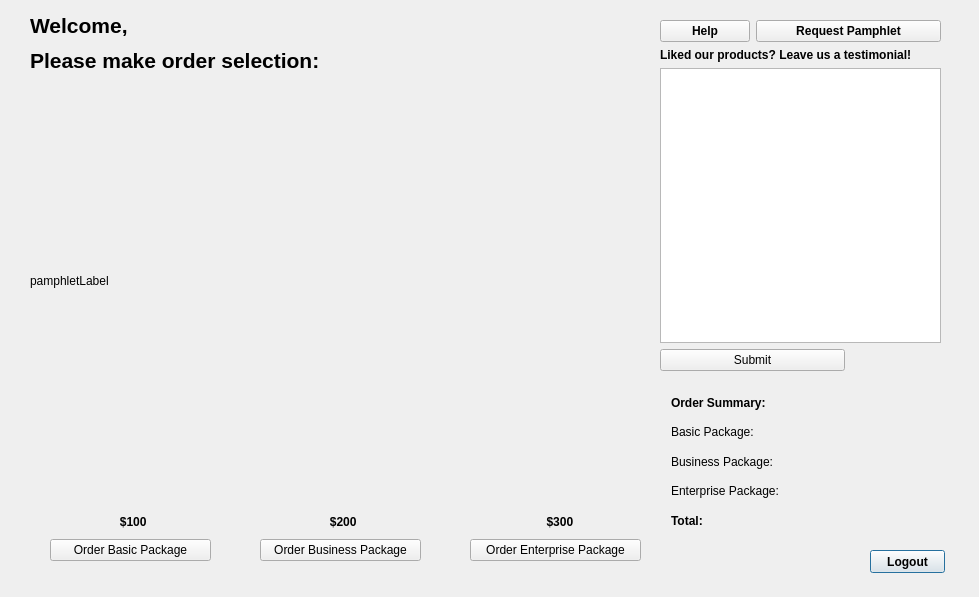
<?xml version="1.0" encoding="UTF-8"?>
<ui version="4.0">
 <class>CustomerWindow</class>
 <widget class="QDialog" name="CustomerWindow">
  <property name="geometry">
   <rect>
    <x>0</x>
    <y>0</y>
    <width>979</width>
    <height>597</height>
   </rect>
  </property>
  <property name="windowTitle">
   <string>Dialog</string>
  </property>
  <widget class="QLabel" name="label_4">
   <property name="geometry">
    <rect>
     <x>30</x>
     <y>30</y>
     <width>311</width>
     <height>61</height>
    </rect>
   </property>
   <property name="font">
    <font>
     <pointsize>16</pointsize>
     <weight>75</weight>
     <bold>true</bold>
    </font>
   </property>
   <property name="text">
    <string>Please make order selection:</string>
   </property>
  </widget>
  <widget class="QLabel" name="pamphletLabel">
   <property name="geometry">
    <rect>
     <x>30</x>
     <y>80</y>
     <width>612</width>
     <height>401</height>
    </rect>
   </property>
   <property name="maximumSize">
    <size>
     <width>792</width>
     <height>612</height>
    </size>
   </property>
   <property name="text">
    <string>pamphletLabel</string>
   </property>
   <property name="scaledContents">
    <bool>true</bool>
   </property>
  </widget>
  <widget class="QPushButton" name="logoutButton">
   <property name="geometry">
    <rect>
     <x>870</x>
     <y>550</y>
     <width>75</width>
     <height>23</height>
    </rect>
   </property>
   <property name="font">
    <font>
     <weight>75</weight>
     <bold>true</bold>
    </font>
   </property>
   <property name="text">
    <string>Logout</string>
   </property>
  </widget>
  <widget class="QWidget" name="layoutWidget">
   <property name="geometry">
    <rect>
     <x>260</x>
     <y>510</y>
     <width>161</width>
     <height>51</height>
    </rect>
   </property>
   <layout class="QVBoxLayout" name="verticalLayout">
    <item>
     <widget class="QLabel" name="label">
      <property name="font">
       <font>
        <weight>75</weight>
        <bold>true</bold>
       </font>
      </property>
      <property name="text">
       <string>                     $200</string>
      </property>
     </widget>
    </item>
    <item>
     <widget class="QPushButton" name="businessButton">
      <property name="text">
       <string>Order Business Package</string>
      </property>
     </widget>
    </item>
   </layout>
  </widget>
  <widget class="QWidget" name="layoutWidget">
   <property name="geometry">
    <rect>
     <x>50</x>
     <y>510</y>
     <width>161</width>
     <height>51</height>
    </rect>
   </property>
   <layout class="QVBoxLayout" name="verticalLayout_2">
    <item>
     <widget class="QLabel" name="label_2">
      <property name="font">
       <font>
        <weight>75</weight>
        <bold>true</bold>
       </font>
      </property>
      <property name="text">
       <string>                     $100</string>
      </property>
     </widget>
    </item>
    <item>
     <widget class="QPushButton" name="basicButton">
      <property name="text">
       <string>Order Basic Package</string>
      </property>
     </widget>
    </item>
   </layout>
  </widget>
  <widget class="QWidget" name="layoutWidget">
   <property name="geometry">
    <rect>
     <x>470</x>
     <y>510</y>
     <width>171</width>
     <height>51</height>
    </rect>
   </property>
   <layout class="QVBoxLayout" name="verticalLayout_3">
    <item>
     <widget class="QLabel" name="label_3">
      <property name="font">
       <font>
        <weight>75</weight>
        <bold>true</bold>
       </font>
      </property>
      <property name="text">
       <string>                       $300</string>
      </property>
     </widget>
    </item>
    <item>
     <widget class="QPushButton" name="enterpriseButton">
      <property name="text">
       <string>Order Enterprise Package</string>
      </property>
     </widget>
    </item>
   </layout>
  </widget>
  <widget class="QLabel" name="label_11">
   <property name="geometry">
    <rect>
     <x>30</x>
     <y>10</y>
     <width>111</width>
     <height>31</height>
    </rect>
   </property>
   <property name="font">
    <font>
     <pointsize>16</pointsize>
     <weight>75</weight>
     <bold>true</bold>
    </font>
   </property>
   <property name="text">
    <string>Welcome, </string>
   </property>
  </widget>
  <widget class="QLabel" name="customerNameLabel">
   <property name="geometry">
    <rect>
     <x>150</x>
     <y>10</y>
     <width>331</width>
     <height>31</height>
    </rect>
   </property>
   <property name="font">
    <font>
     <pointsize>16</pointsize>
     <weight>75</weight>
     <bold>true</bold>
    </font>
   </property>
   <property name="text">
    <string/>
   </property>
  </widget>
  <widget class="QWidget" name="">
   <property name="geometry">
    <rect>
     <x>660</x>
     <y>20</y>
     <width>281</width>
     <height>351</height>
    </rect>
   </property>
   <layout class="QGridLayout" name="gridLayout_2">
    <item row="0" column="0">
     <widget class="QPushButton" name="pushButton_4">
      <property name="font">
       <font>
        <weight>75</weight>
        <bold>true</bold>
       </font>
      </property>
      <property name="text">
       <string>Help</string>
      </property>
     </widget>
    </item>
    <item row="0" column="1" colspan="2">
     <widget class="QPushButton" name="pushButton_5">
      <property name="font">
       <font>
        <weight>75</weight>
        <bold>true</bold>
       </font>
      </property>
      <property name="text">
       <string>Request Pamphlet</string>
      </property>
     </widget>
    </item>
    <item row="1" column="0" colspan="3">
     <widget class="QLabel" name="label_5">
      <property name="font">
       <font>
        <weight>75</weight>
        <bold>true</bold>
       </font>
      </property>
      <property name="text">
       <string>Liked our products? Leave us a testimonial!</string>
      </property>
     </widget>
    </item>
    <item row="2" column="0" colspan="3">
     <widget class="QTextEdit" name="testimonialText"/>
    </item>
    <item row="3" column="0" colspan="2">
     <widget class="QPushButton" name="submitTestimonyButton">
      <property name="text">
       <string>Submit</string>
      </property>
     </widget>
    </item>
    <item row="3" column="2">
     <widget class="QLabel" name="thanksLabel">
      <property name="text">
       <string/>
      </property>
     </widget>
    </item>
   </layout>
  </widget>
  <widget class="QWidget" name="">
   <property name="geometry">
    <rect>
     <x>671</x>
     <y>391</y>
     <width>231</width>
     <height>141</height>
    </rect>
   </property>
   <layout class="QGridLayout" name="gridLayout">
    <item row="0" column="0">
     <widget class="QLabel" name="label_6">
      <property name="font">
       <font>
        <weight>75</weight>
        <bold>true</bold>
       </font>
      </property>
      <property name="text">
       <string>Order Summary:</string>
      </property>
     </widget>
    </item>
    <item row="1" column="0">
     <widget class="QLabel" name="label_7">
      <property name="text">
       <string>Basic Package:</string>
      </property>
     </widget>
    </item>
    <item row="1" column="1" colspan="2">
     <widget class="QLabel" name="numBasicLabel">
      <property name="text">
       <string/>
      </property>
     </widget>
    </item>
    <item row="2" column="0">
     <widget class="QLabel" name="label_8">
      <property name="text">
       <string>Business Package:</string>
      </property>
     </widget>
    </item>
    <item row="2" column="1" colspan="2">
     <widget class="QLabel" name="numBusinessLabel">
      <property name="text">
       <string/>
      </property>
     </widget>
    </item>
    <item row="3" column="0">
     <widget class="QLabel" name="label_9">
      <property name="text">
       <string>Enterprise Package:</string>
      </property>
     </widget>
    </item>
    <item row="3" column="1" colspan="2">
     <widget class="QLabel" name="numEnterpriseLabel">
      <property name="text">
       <string/>
      </property>
     </widget>
    </item>
    <item row="4" column="0">
     <widget class="QLabel" name="label_10">
      <property name="font">
       <font>
        <weight>75</weight>
        <bold>true</bold>
       </font>
      </property>
      <property name="text">
       <string>Total:</string>
      </property>
     </widget>
    </item>
    <item row="4" column="1" colspan="2">
     <widget class="QLabel" name="totalLabel">
      <property name="text">
       <string/>
      </property>
     </widget>
    </item>
   </layout>
  </widget>
 </widget>
 <resources/>
 <connections/>
</ui>
